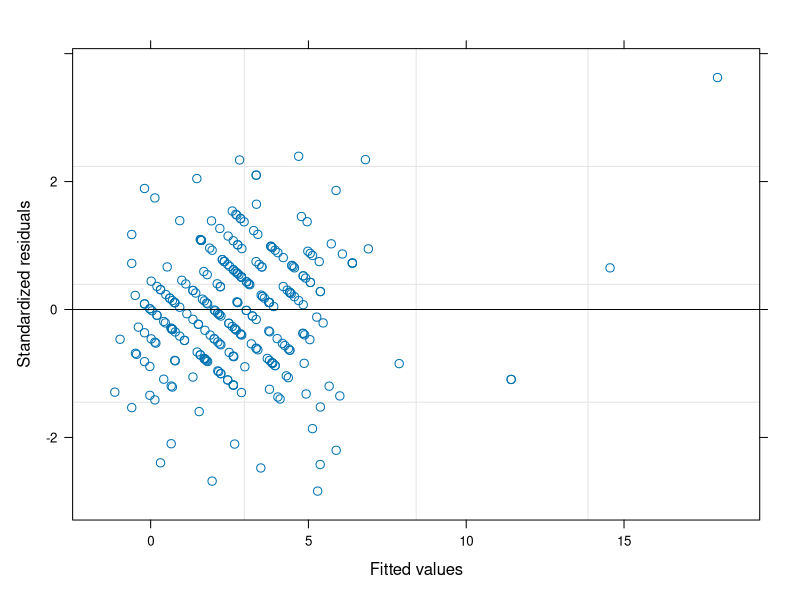
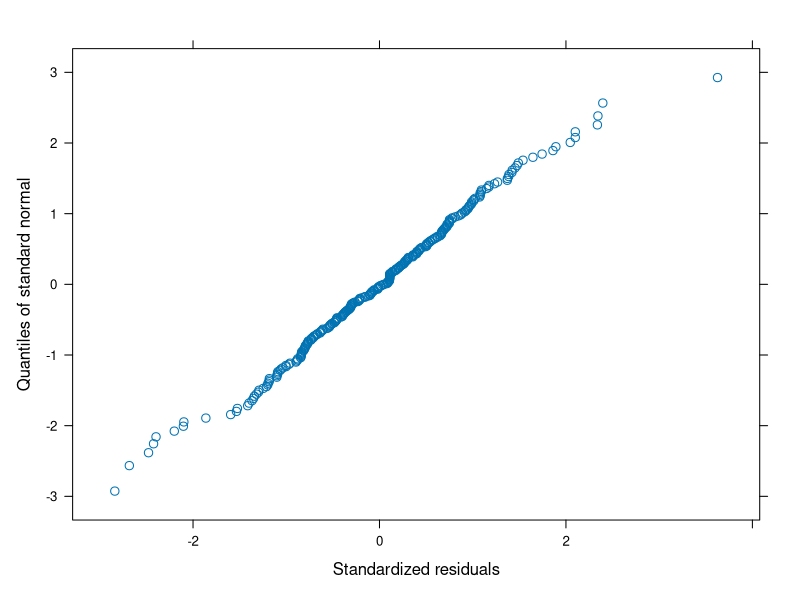
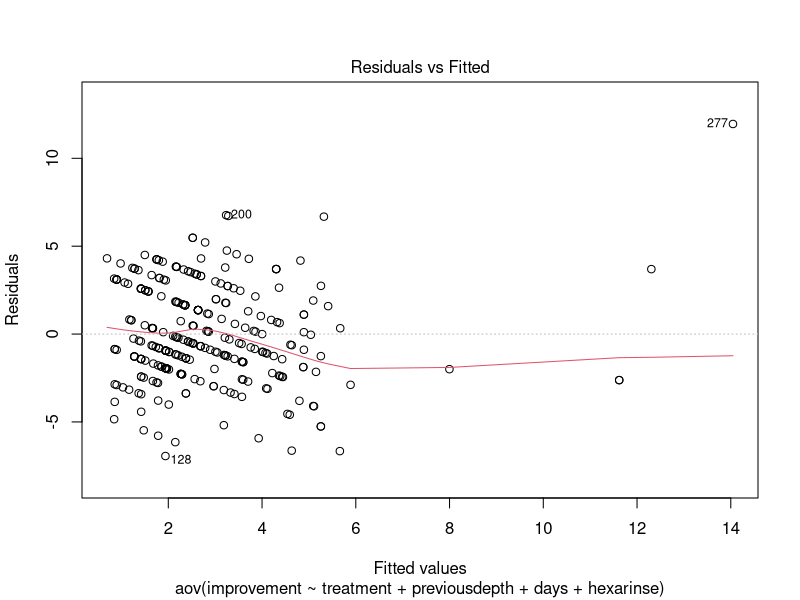
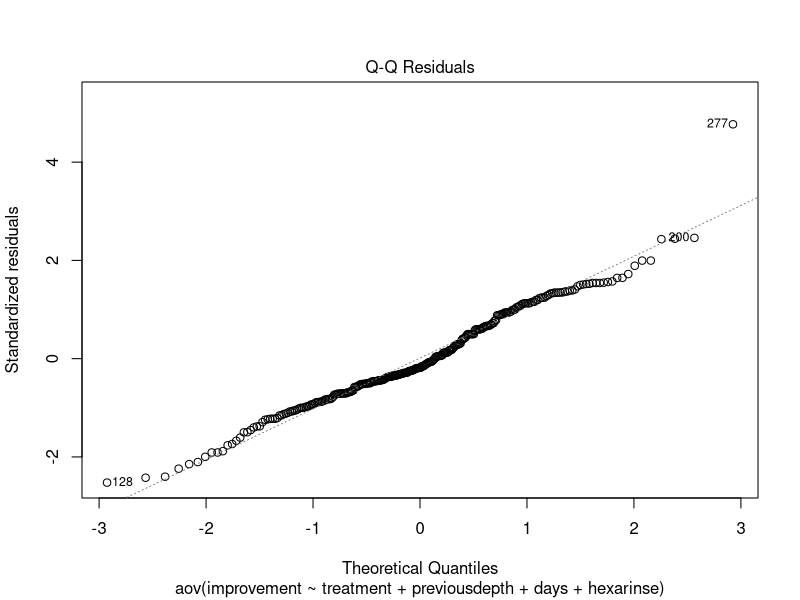
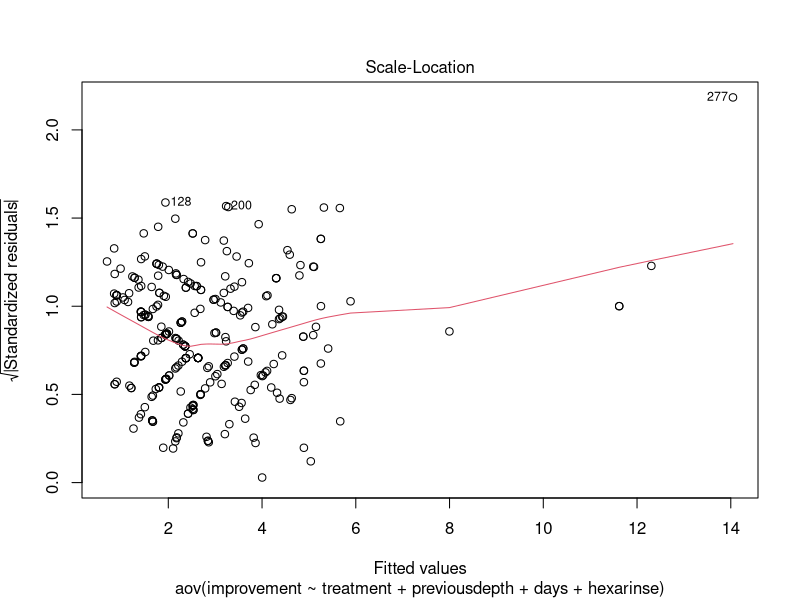
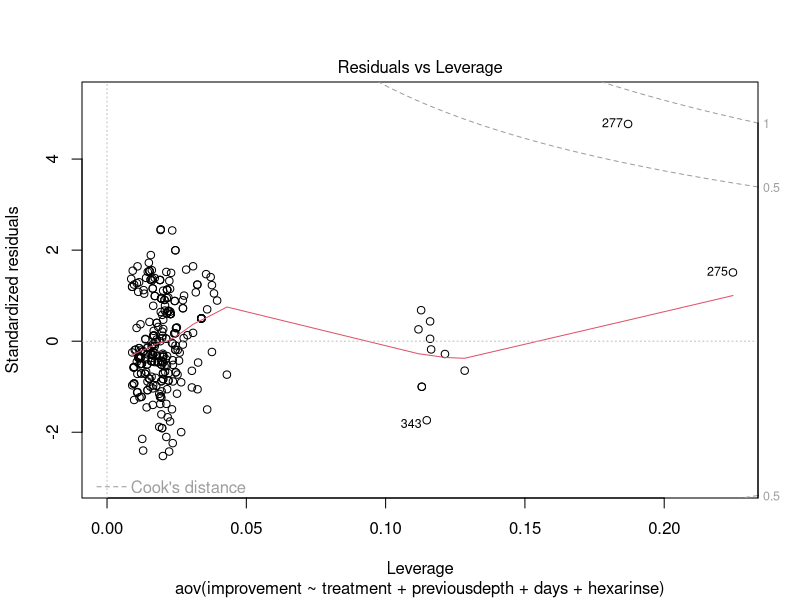
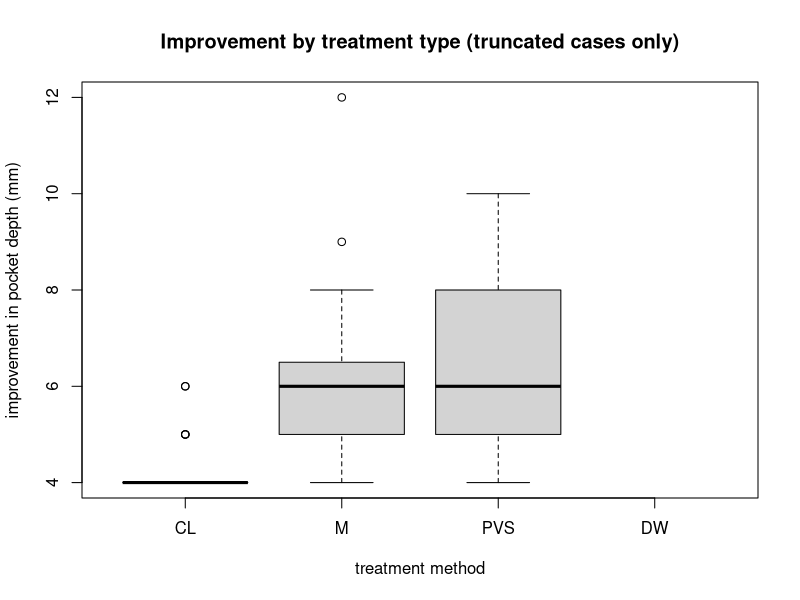
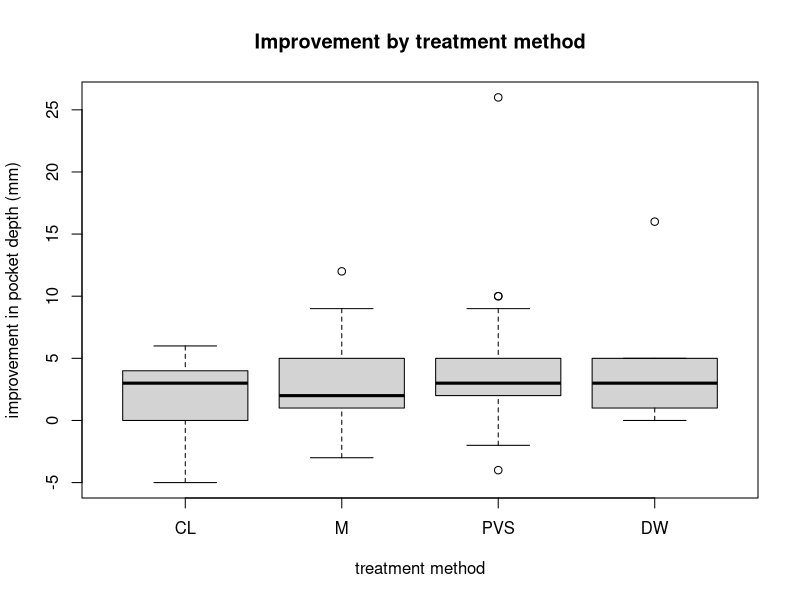

The R source for these figures, in order:
## ===========================================================================
## Retrospective study of the effectiveness of different treatment methods for 
## equine cheek teeth periodontal disease (Kirsten Jackson)
##
## Statistical analysis
##
## Lukas M. Weber, March 2015
## ===========================================================================


## Prepare data ----------

# load data file
data <- read.csv("Jackson2015_periodontal_disease.csv")
str(data)

# convert columns to factors
cols <- c("repeated","extracted","hexarinse","truncated")
data[,cols] <- lapply(cols, function(x) as.factor(data[,x]))
str(data)
summary(data)

# remove rows with no treatment
data <- data[data$treatment != "None",]
data$treatment <- factor(data$treatment, levels=c("CL","M","PVS","DW"))
dim(data)
summary(data)

# remove rows where tooth was extracted
data[data$extracted == 1,]  # note each extraction is represented by 2 rows/cases
data <- data[data$extracted == 0,]
dim(data)
summary(data)



## Summary statistics ----------

# report mean, median, sd, min, max, N

table(data$treatment)

# CL: mean=1.75, med=3.00, sd=2.82, min=-5.0, max=6.0, N=64
summary(data[data$treatment=="CL","improvement"])
sd(data[data$treatment=="CL","improvement"])

# M: mean=2.81, med=2.00, sd=2.73, min=-3.0, max=12.0, N=145
summary(data[data$treatment=="M","improvement"])
sd(data[data$treatment=="M","improvement"])

# PVS: mean=3.64, med=3.00, sd=3.90, min=-4.0, max=26.0, N=73
summary(data[data$treatment=="PVS","improvement"])
sd(data[data$treatment=="PVS","improvement"])

# DW: mean=4.00, med=3.00, sd=4.90, min=0.0, max=16.0, N=9
summary(data[data$treatment=="DW","improvement"])
sd(data[data$treatment=="DW","improvement"])



## One-sample t-tests ----------

# alternative hypotheses: population mean = 0, two-sided, 5 percent sig. level

# are improvements sig. diff. from zero? (all treatments combined)
t.test(data$improvement)
  # yes, significant (tval=15.00, df=290, pval<0.001, 95% CI 2.45-3.20)

# are improvements from each treatment group sig. diff. from zero?
# note: apply Bonferroni correction for multiple testing by manually multiplying 
# p-values by no. of tests, and adjusting conf.level argument for CIs
t.test(data[data$treatment=="CL", "improvement"], conf.level=1-0.05/4)
t.test(data[data$treatment=="M",  "improvement"], conf.level=1-0.05/4)
t.test(data[data$treatment=="PVS","improvement"], conf.level=1-0.05/4)
t.test(data[data$treatment=="DW", "improvement"], conf.level=1-0.05/4)
  # CL:  significant (tval=4.97,  df=63,  adj. pval<0.001, adj. 95% CI [0.84,2.66])
  # M:   significant (tval=12.43, df=144, adj. pval<0.001, adj. 95% CI [2.24,3.39])
  # PVS: significant (tval=7.98,  df=72,  adj. pval<0.001, adj. 95% CI [2.47,4.81])
  # DW:  significant (tval=2.45,  df=8,   adj. pval=0.160,  adj. 95% CI [-1.24,9.24])

# note multiple testing: Bonferroni correction gives family-wise error rate of 
# 5 percent with 4 tests, resulting in DW not significant (likely due to small 
# sample size)



## Plots ----------

# box plots
pdf("plots/improvement_boxplot.pdf", width=5, height=5)
plot(improvement ~ treatment, data=data, 
     xlab="treatment method", ylab="improvement in pocket depth (mm)", 
     main="Improvement by treatment method")
dev.off()

# improvement vs. previous pocket depth  ## don't include in report
pdf("plots/improvement_vs_previous.pdf",width=6,height=6)
plot(data$previousdepth, data$improvement, type="n", 
     xlab="previous pocket depth (mm)", ylab="improvement in pocket depth (mm)", 
     main="Improvement vs. previous pocket depth")
points(data[data$treatment=="CL", c("previousdepth","improvement")],pch=1)
points(data[data$treatment=="M",  c("previousdepth","improvement")],pch=2)
points(data[data$treatment=="PVS",c("previousdepth","improvement")],pch=3)
points(data[data$treatment=="DW", c("previousdepth","improvement")],pch=4)
legend("bottomright",pch=1:4,legend=c("CL","M","PVS","DW"))
dev.off()

# improvement vs. previous pocket depth  ## don't include in report
# (with colors; vertical lines for average previous depth by group)
pdf("plots/improvement_vs_previous_colors.pdf",width=6,height=6)
plot(data$previousdepth, data$improvement, type="n", 
     xlab="previous pocket depth (mm)", ylab="improvement in pocket depth (mm)", 
     main="Improvement vs. previous pocket depth")
points(data[data$treatment=="CL", c("previousdepth","improvement")],col=1,pch=1)
points(data[data$treatment=="M",  c("previousdepth","improvement")],col=2,pch=2)
points(data[data$treatment=="PVS",c("previousdepth","improvement")],col=3,pch=3)
points(data[data$treatment=="DW", c("previousdepth","improvement")],col=4,pch=4)
abline(v=mean(data[data$treatment=="CL", "previousdepth"]),col=1)
abline(v=mean(data[data$treatment=="M",  "previousdepth"]),col=2)
abline(v=mean(data[data$treatment=="PVS","previousdepth"]),col=3)
abline(v=mean(data[data$treatment=="DW", "previousdepth"]),col=4)
legend("bottomright",pch=1:4,col=1:4,legend=c("CL","M","PVS","DW"))
dev.off()

# bar plot (number of cases)  ## don't include in report
pdf("plots/number_of_cases.pdf", width=5, height=5)
barplot(table(data$treatment), 
        xlab="treatment method", ylab="number of cases", 
        main="Number of cases by treatment method")
legend(x=3.4, y=140, bty="n", legend=paste0(names(table(data$treatment)),":"))
legend(x=4.0, y=140, bty="n", legend=table(data$treatment))
dev.off()



## Model fitting: Linear mixed model with random intercepts for horse/repeat ----------

library("nlme")

# linear mixed model: check possible confounding variables

fm1 <- lme(improvement ~ treatment*previousdepth + treatment*days + hexarinse, 
           random=~1|horse/repeated, data=data, method="ML")
summary(fm1)
fm2 <- lme(improvement ~ treatment*previousdepth + days + hexarinse, 
           random=~1|horse/repeated, data=data, method="ML")
summary(fm2)
fm3 <- lme(improvement ~ treatment*days + previousdepth + hexarinse, 
           random=~1|horse/repeated, data=data, method="ML")
summary(fm3)
anova(fm1,fm2)
anova(fm1,fm3)
  # interaction effects not significant: drop them

fm4 <- lme(improvement ~ treatment + previousdepth + days + hexarinse, 
           random=~1|horse/repeated, data=data, method="ML")
summary(fm4)
fm5 <- lme(improvement ~ treatment + previousdepth + hexarinse, 
           random=~1|horse/repeated, data=data, method="ML")
summary(fm5)
fm6 <- lme(improvement ~ treatment + previousdepth + days, 
           random=~1|horse/repeated, data=data, method="ML")
summary(fm6)
anova(fm4,fm5)
anova(fm4,fm6)
  # days, hexarinse not significant: drop them

fm7 <- lme(improvement ~ treatment + previousdepth, 
           random=~1|horse/repeated, data=data, method="ML")
summary(fm7)
fm8 <- lme(improvement ~ previousdepth, 
           random=~1|horse/repeated, data=data, method="ML")
summary(fm8)
anova(fm7,fm8)
  # treatment is significant: keep it
  # best model is fm7 above (includes terms for treatment, previousdepth)

# check random intercepts for horse/repeated are required
fm9 <- lme(improvement ~ treatment + previousdepth, 
           random=~1|horse, data=data, method="ML")
summary(fm9)
fm10 <- lm(improvement ~ treatment + previousdepth, data=data)
summary(fm10)
anova(fm7,fm9)
anova(fm7,fm10)
anova(fm9,fm10)
  # yes, random intercept terms for horse/repeated (i.e. horse, horse:repeated) 
  # are required

# re-calculate results for best model (fm7) using REML instead of ML
# (unbiased variances, more reliable signifiance tests)
summary(fm7)
summary(lme(improvement ~ treatment + previousdepth, 
            random=~1|horse/repeated, data=data))
  # results almost identical
  # note: report fm7 instead, since this allows AIC comparison with the ANCOVA models

# approximate confidence intervals
summary(fm7)
intervals(fm7)

# pairwise comparisons: which of the treatment groups differ? (given that some 
# differences exist, since entire treatment term is significant)
library("multcomp")
summary(glht(fm7, linfct=mcp(treatment="Tukey")))
  # Tukey's method for all pairwise comparisons (takes into account multiple testing)
  # results: DW is significantly lower than each of CL, M, and PVS



## Alternative model fitting: ANCOVA ----------
## note: don't use these models for the main results, since they ignore possible 
## correlations within horse/repeated - linear mixed model results above are more 
## reliable

# ANCOVA (or linear regression): check possible confounding variables
summary(aov(improvement ~ treatment*previousdepth + treatment*days + hexarinse, data=data))
summary(aov(improvement ~ treatment*previousdepth + days + hexarinse, data=data))
summary(aov(improvement ~ treatment*days + previousdepth + hexarinse, data=data))
  # interaction effects not significant: drop them
summary(aov(improvement ~ treatment + previousdepth + days + hexarinse, data=data))
  # previousdepth, days, hexarinse: all significant

# ANCOVA: are there significant differences between treatment groups, taking 
# into account confounding variables?
fm_aov <- aov(improvement ~ treatment + previousdepth + days + hexarinse, data=data)
summary(fm_aov)  # yes, sig. differences exist (Fval=5.84, df=3, pval<0.001)
AIC(fm_aov)

# linear regression: equivalent to above (but shows coefficient for each treatment)
fm_lm <- lm(improvement ~ treatment + previousdepth + days + hexarinse, data=data)
summary(fm_lm)
AIC(fm_lm)

# GLHT: which treatment groups differ? (given that some differences exist)
library("multcomp")
summary(glht(fm_aov, linfct=mcp(treatment="Tukey")))
  # Tukey's method for all pairwise comparisons (takes into account multiple testing)
  # results: with p-values adjusted for multiple testing, no individually 
  # significant pairwise differences are found

  ## note: ANCOVA ignores possible correlations within horse/repeated
  ## linear mixed model is more reliable



## Additional results ----------

# (1) check residuals for the best fitting linear mixed model (fm7)
plot(fm7)
qqnorm(fm7)
  # no obvious problems

# check residuals for ANCOVA model
plot(fm_aov)
  # also ok; note leverage of outlier


# (2) compare AIC for linear mixed model vs. ANCOVA model
AIC(fm7)
AIC(fm_aov)
  # linear mixed model fm7 is much better


# (3) truncated cases (fully healed pockets)
nrow(data[data$truncated==1,])  # 86 cases
summary(data[data$truncated==1,"improvement"])  # mean=5.47mm, median=5.00mm
sd(     data[data$truncated==1,"improvement"])  # sd=1.69mm
plot(improvement ~ treatment, data=data[data$truncated==1,], 
     xlab="treatment method", ylab="improvement in pocket depth (mm)", 
     main="Improvement by treatment type (truncated cases only)")
  # note: most truncated cases have high improvement, so truncation is not 
  # likely to be a major problem


# (4) possible outlier (horse id37, diastema 310/11, treatment PVS, 26mm improvement)
which.max(data$improvement)  # row 229
data[229,]
summary(lme(improvement ~ treatment + previousdepth, 
            random=~1|horse/repeated, data=data[-229,]))
  # note: DW term is no longer significant with outlier removed



## Session information ----------

sink("sessionInfo.txt")
sessionInfo()
sink()
